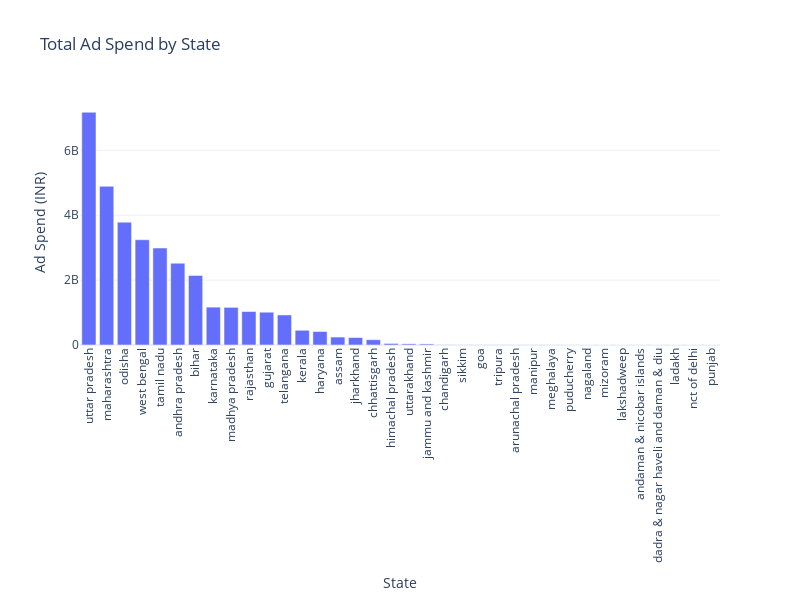

Here is the notebook cell this chart was saved with:
### Code cell
# Total ad spend by states
state_ad_spend = merged_data.groupby('State')['Amount spent (INR)'].sum().reset_index()

fig = px.bar(state_ad_spend, x='State', y='Amount spent (INR)',
             labels={'State': 'State', 'Amount spent (INR)': 'Ad Spend (INR)'},
             title='Total Ad Spend by State')

fig.update_layout(xaxis={'categoryorder': 'total descending'},
                  xaxis_tickangle=-90,
                  width=800,
                  height=600)

fig.show()

### Figure 1 — Plotly figure (JSON) as saved in the notebook; plotly's stock layout.template omitted (floating-point values rounded to 4 significant figures)
{"data": [{"alignmentgroup": "True", "hovertemplate": "State=%{x}<br>Ad Spend (INR)=%{y}<extra></extra>", "legendgroup": "", "marker": {"color": "#636efa", "pattern": {"shape": ""}}, "name": "", "offsetgroup": "", "orientation": "v", "showlegend": false, "textposition": "auto", "type": "bar", "x": ["andaman & nicobar islands", "andhra pradesh", "arunachal pradesh", "assam", "bihar", "chandigarh", "chhattisgarh", "dadra & nagar haveli and\ndaman & diu", "goa", "gujarat", "haryana", "himachal pradesh", "jammu and kashmir", "jharkhand", "karnataka", "kerala", "ladakh", "lakshadweep", "madhya pradesh", "maharashtra", "manipur", "meghalaya", "mizoram", "nagaland", "nct of delhi", "odisha", "puducherry", "punjab", "rajasthan", "sikkim", "tamil nadu", "telangana", "tripura", "uttar pradesh", "uttarakhand", "west bengal"], "xaxis": "x", "y": [0, 2520493300, 2771308, 244693274, 2144769680, 6507258, 162836146, 0, 4328418, 1010634975, 416834110, 48046464, 32875305, 229321946, 1166463116, 453624020, 0, 19847, 1159795608, 4892020368, 2667186, 1768440, 481052, 599170, 0, 3785297817, 1535672, 0, 1031708075, 4379297, 2988281712, 926434822, 3714918, 7173450480, 35704485, 3244289832], "yaxis": "y"}], "layout": {"barmode": "relative", "height": 600, "legend": {"tracegroupgap": 0}, "title": {"text": "Total Ad Spend by State"}, "width": 800, "xaxis": {"anchor": "y", "autorange": true, "categoryorder": "total descending", "domain": [0, 1], "range": [-0.5, 35.5], "tickangle": -90, "title": {"text": "State"}, "type": "category"}, "yaxis": {"anchor": "x", "autorange": true, "domain": [0, 1], "range": [0, 7551000000.0], "title": {"text": "Ad Spend (INR)"}, "type": "linear"}}}
